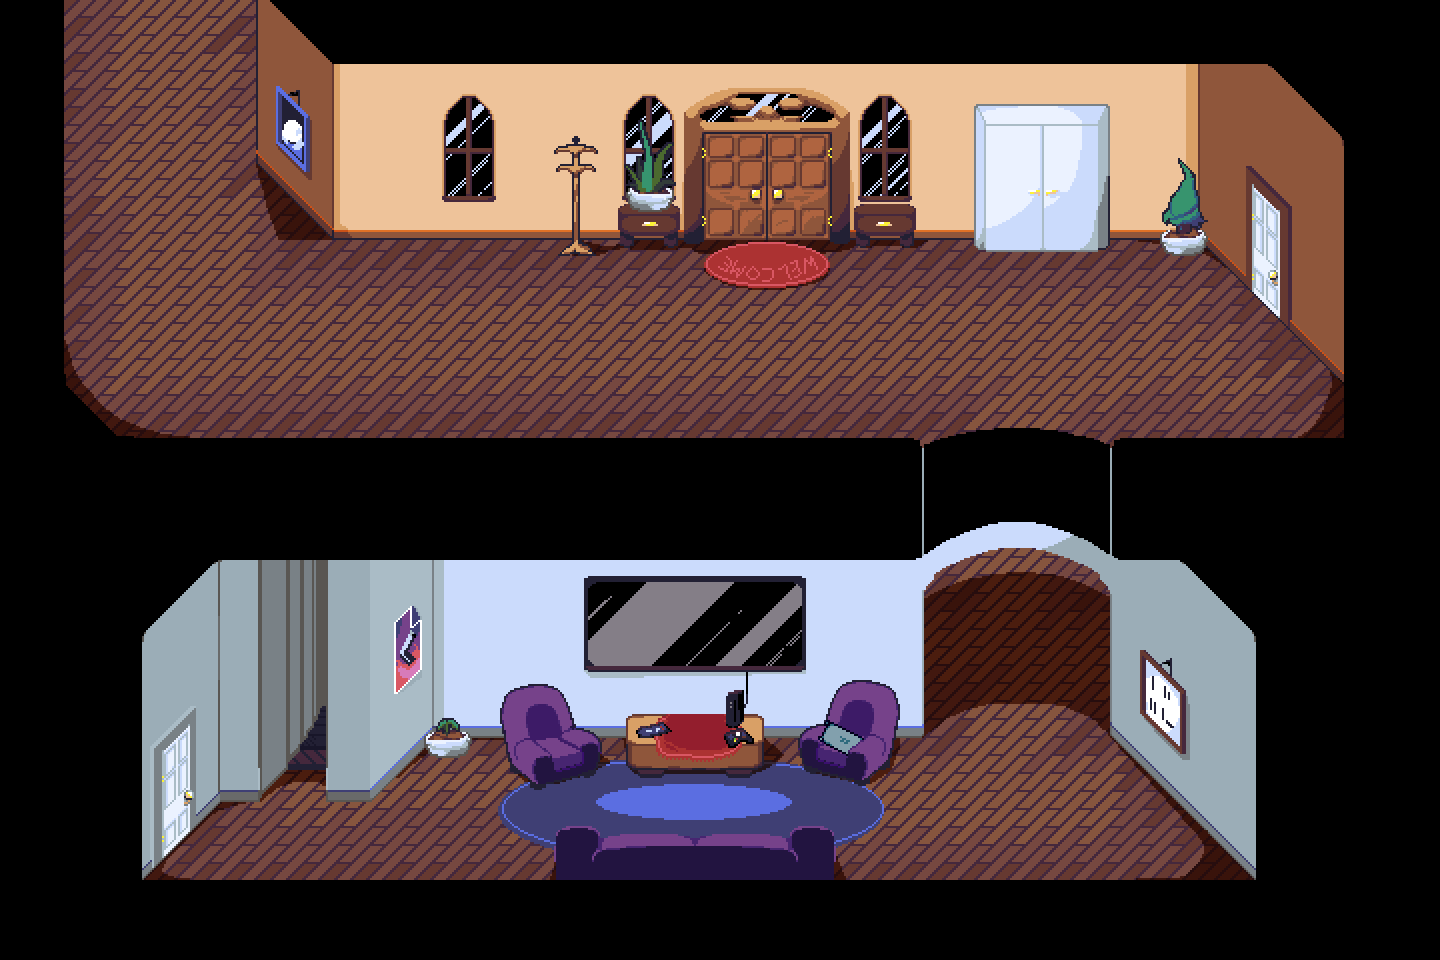

Tiled map render using the project's own tile images. Description and the map definition, with tile-layer contents summarised, below:
An orthogonal 36x24 tile map with 40x40 px tiles, 1 tile layer (stepsounds), 1 image layer and 49 objects (12x interactable, 2x aftonhouse/door, 2x transition, entry_stairs, entry_kitchen, ...).

<map version="1.11" tiledversion="1.11.2" orientation="orthogonal" renderorder="right-down" width="36" height="24" tilewidth="40" tileheight="40" infinite="0" nextlayerid="8" nextobjectid="65">
 <editorsettings>
  <export target="downstairs.lua" format="lua" />
 </editorsettings>
 <properties>
  <property name="has_tile_sounds" type="bool" value="true" />
  <property name="inside" type="bool" value="true" />
  <property name="light" type="bool" value="true" />
  <property name="node_size" type="int" value="40" />
  <property name="step_sound" value="" />
 </properties>
 <tileset firstgid="1" source="../../tilesets/debug.tsx" />
 <layer id="1" name="stepsounds" width="36" height="24">
  <data>[864 cells, 782 non-empty, 4 distinct tile ids]</data>
 </layer>
 <imagelayer id="3" name="aftonhouse_downstairs">
  <image source="../../../../assets/sprites/rooms/aftonhouse_downstairs.png" width="1414" height="960" />
 </imagelayer>
 <objectgroup color="#00007f" id="6" name="collision">
  <object id="6" x="326" y="556.545" width="44.1818" height="245.091" />
  <object id="8" x="218.182" y="508.909" width="41.6364" height="293.273" />
  <object id="9" x="141.818" y="880.182" width="1121.45" height="35.4545" />
  <object id="12" x="1110" y="438.364" width="247.818" height="298.121" />
  <object id="13" x="1344.07" y="140.481" width="247.818" height="298.121" />
  <object id="14" x="24.3333" y="438" width="899.333" height="300" />
  <object id="15" x="-2" y="-43.3333" width="65.6667" height="417.333" />
  <object id="16" x="62" y="-54" width="637" height="53" />
  <object id="18" x="332" y="-17.3333" width="1074.67" height="256.667" />
  <object id="19" x="978" y="218.75" width="127.75" height="31.375" />
  <object id="20" x="620.091" y="221.636" width="57.5455" height="23.9091" />
  <object id="21" x="856.091" y="218.273" width="57.6364" height="27.3636" />
  <object id="22" x="561.818" y="230.364" width="30.3636" height="24.5455" />
  <object id="23" x="1162.13" y="216.625" width="43.25" height="31" />
  <object id="24" x="430.909" y="705.818" width="34.7273" height="49.0909" />
  <object id="25" x="511.091" y="710.545" width="86.7273" height="58.9091" />
  <object id="27" x="626.743" y="732.409" width="136.333" height="37" />
  <object id="28" x="803.636" y="707.545" width="86.7273" height="58.9091" />
  <object id="29" x="141.5" y="881">
   <polygon points="0,0 81,-81.5 79,-239 -30,-137.5" />
  </object>
  <object id="30" x="1111" y="736">
   <polygon points="0,0 148.5,149 145.5,-133.5" />
  </object>
  <object id="31" x="1344.5" y="384.5">
   <polygon points="0,0 -157,-155.5 -1,-244" />
  </object>
  <object id="32" x="333" y="238.5">
   <polygon points="0,0 -76.5,-75 -76.5,-255.5 -1,-256.5" />
  </object>
  <object id="33" x="64" y="374.5">
   <polygon points="0,0 1.5,10 50.5,60 105,65.5 11.5,80 -31.5,3.5 -14.5,-16.5" />
  </object>
  <object id="40" x="370.182" y="801.636">
   <polygon points="0,0 63.4545,-63.6364 0.181818,-63.6364" />
  </object>
  <object id="61" x="259.625" y="796.5">
   <polygon points="0,0 28.5,-27 28.625,-71.375 -7.75,-69.875" />
  </object>
 </objectgroup>
 <objectgroup color="#5500ff" id="5" name="markers">
  <object id="5" name="entry_stairs" x="285.818" y="831.03">
   <point />
  </object>
  <object id="48" name="entry_kitchen" x="160" y="120">
   <point />
  </object>
  <object id="49" name="entry" x="767.333" y="294.667">
   <point />
  </object>
  <object id="50" name="entry_office" x="1200.67" y="322">
   <point />
  </object>
  <object id="51" name="entry_garage" x="230" y="854.667">
   <point />
  </object>
 </objectgroup>
 <objectgroup color="#ff00ff" id="4" name="objects">
  <object id="1" name="aftonhouse/couch" x="554" y="826" width="282" height="54">
   <properties>
    <property name="sprite" value="props/aftonhouse/aftonhouse_upstairs_couch" />
   </properties>
  </object>
  <object id="2" name="interactable" x="986" y="124.667" width="112.333" height="125.667">
   <properties>
    <property name="text" value="* It's a closet. Might be the fourth they added..." />
   </properties>
  </object>
  <object id="3" name="aftonhouse/door" x="1251.33" y="232.667" width="28.6667" height="86.3333">
   <properties>
    <property name="lock" type="bool" value="true" />
    <property name="lock_text" value="* Dad's office. It's locked." />
    <property name="target_dir" value="right" />
    <property name="target_map" value="aftonhouse/office" />
    <property name="target_marker" value="entry" />
   </properties>
  </object>
  <object id="4" name="transition" x="280.424" y="737" width="46.1212" height="42.2424">
   <properties>
    <property name="facing" value="down" />
    <property name="map" value="aftonhouse/upstairs" />
    <property name="marker" value="entry_stairs" />
    <property name="stairs" type="bool" value="true" />
   </properties>
  </object>
  <object id="35" name="interactable" x="469.333" y="227.333">
   <properties>
    <property name="text" value="* It's raining out there." />
   </properties>
   <point />
  </object>
  <object id="36" name="aftonhouse/frontdoor" x="703.333" y="132" width="128.667" height="107.333" />
  <object id="37" name="interactable" x="649.333" y="234">
   <properties>
    <property name="text" value="* A fern. You aren't too frond of this one." />
   </properties>
   <point />
  </object>
  <object id="38" name="interactable" x="1181.33" y="245.333">
   <properties>
    <property name="text" value="* A shrub. It's best to leaf it be." />
   </properties>
   <point />
  </object>
  <object id="39" name="interactable" x="446.667" y="752.667">
   <properties>
    <property name="text1" value="* A sprout. The thought that one day, this may grow into a boring houseplant..." />
    <property name="text2" value="* What? Were you expecting more?" />
   </properties>
   <point />
  </object>
  <object id="41" name="interactable" x="738" y="742.667">
   <properties>
    <property name="text" value="* Vidya games." />
   </properties>
   <point />
  </object>
  <object id="42" name="interactable" x="645.333" y="742">
   <properties>
    <property name="text" value="* The remote for the TV. It's out of batteries..." />
   </properties>
   <point />
  </object>
  <object id="43" name="interactable" x="845.333" y="753.333">
   <properties>
    <property name="text">* Elizabeth's favorite spot.
* Seems like she forgot her pillow.</property>
   </properties>
   <point />
  </object>
  <object id="44" name="interactable" x="1130.5" y="771.5">
   <properties>
    <property name="text" value="* A painting. It leaves you at a loss for words..." />
   </properties>
   <point />
  </object>
  <object id="45" name="aftonhouse/door" x="182.667" y="844.333">
   <properties>
    <property name="lock" type="bool" value="true" />
    <property name="lock_text" value="* This goes to the garage. It's locked." />
    <property name="target_dir" value="left" />
    <property name="target_map" value="aftonhouse/garage" />
    <property name="target_marker" value="entry_downstairs" />
   </properties>
   <point />
  </object>
  <object id="46" name="interactable" x="282.5" y="185.75">
   <properties>
    <property name="text" value="* It's a painting, but sans anything interesting to note." />
   </properties>
   <point />
  </object>
  <object id="47" name="transition" x="64.2727" y="0.212133" width="192.788" height="42.2424">
   <properties>
    <property name="facing" value="up" />
    <property name="map" value="aftonhouse/kitchen" />
    <property name="marker" value="entry_downstairs" />
    <property name="stairs" type="bool" value="false" />
   </properties>
  </object>
  </objectgroup>
 <objectgroup id="7" name="objects_above">
  <!-- 1 objects omitted --></objectgroup>
</map>
<!-- 3 of 49 objects omitted -->
